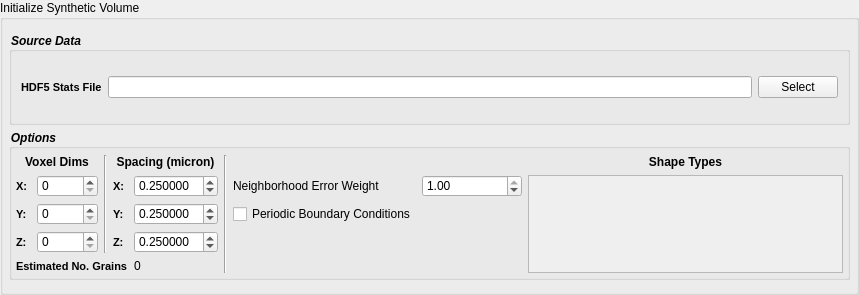
<?xml version="1.0" encoding="UTF-8"?>
<ui version="4.0">
 <class>QInitializeSyntheticVolumeWidget</class>
 <widget class="QFilterWidget" name="QInitializeSyntheticVolumeWidget">
  <property name="geometry">
   <rect>
    <x>0</x>
    <y>0</y>
    <width>859</width>
    <height>295</height>
   </rect>
  </property>
  <property name="windowTitle">
   <string>GroupBox</string>
  </property>
  <property name="title">
   <string>Initialize Synthetic Volume</string>
  </property>
  <property name="flat">
   <bool>false</bool>
  </property>
  <layout class="QGridLayout" name="gridLayout">
   <property name="leftMargin">
    <number>6</number>
   </property>
   <property name="topMargin">
    <number>12</number>
   </property>
   <property name="rightMargin">
    <number>6</number>
   </property>
   <property name="bottomMargin">
    <number>12</number>
   </property>
   <property name="spacing">
    <number>4</number>
   </property>
   <item row="0" column="0">
    <widget class="QGroupBox" name="groupBox_3">
     <property name="minimumSize">
      <size>
       <width>0</width>
       <height>0</height>
      </size>
     </property>
     <property name="font">
      <font>
       <pointsize>-1</pointsize>
       <weight>75</weight>
       <italic>true</italic>
       <bold>true</bold>
      </font>
     </property>
     <property name="styleSheet">
      <string notr="true">QGroupBox 
{
	font-style: italic;font-weight: bold;
font-size: 12px;
}</string>
     </property>
     <property name="title">
      <string>Source Data</string>
     </property>
     <layout class="QHBoxLayout" name="horizontalLayout">
      <item>
       <widget class="QLabel" name="label_11">
        <property name="styleSheet">
         <string notr="true">QLabel {
font-weight: bold;
font-size: 11px;
}</string>
        </property>
        <property name="text">
         <string>HDF5 Stats File</string>
        </property>
       </widget>
      </item>
      <item>
       <widget class="QFSDropLineEdit" name="m_InputFile"/>
      </item>
      <item>
       <widget class="QPushButton" name="m_InputFileBtn">
        <property name="text">
         <string>Select</string>
        </property>
       </widget>
      </item>
     </layout>
    </widget>
   </item>
   <item row="1" column="0">
    <widget class="QGroupBox" name="groupBox_2">
     <property name="font">
      <font>
       <pointsize>-1</pointsize>
       <weight>75</weight>
       <italic>true</italic>
       <bold>true</bold>
      </font>
     </property>
     <property name="styleSheet">
      <string notr="true">QGroupBox 
{
	font-style: italic;font-weight: bold;
font-size: 12px;
}</string>
     </property>
     <property name="title">
      <string>Options</string>
     </property>
     <layout class="QVBoxLayout" name="verticalLayout_6">
      <property name="spacing">
       <number>6</number>
      </property>
      <property name="leftMargin">
       <number>4</number>
      </property>
      <property name="topMargin">
       <number>6</number>
      </property>
      <property name="rightMargin">
       <number>4</number>
      </property>
      <property name="bottomMargin">
       <number>4</number>
      </property>
      <item>
       <layout class="QGridLayout" name="gridLayout_7">
        <item row="1" column="0">
         <widget class="QLabel" name="label">
          <property name="styleSheet">
           <string notr="true">QLabel {
font-weight: bold;
font-size: 11px;
}</string>
          </property>
          <property name="text">
           <string>X:</string>
          </property>
         </widget>
        </item>
        <item row="2" column="0">
         <widget class="QLabel" name="label_6">
          <property name="styleSheet">
           <string notr="true">QLabel {
font-weight: bold;
font-size: 11px;
}</string>
          </property>
          <property name="text">
           <string>Y:</string>
          </property>
         </widget>
        </item>
        <item row="3" column="0">
         <widget class="QLabel" name="label_7">
          <property name="styleSheet">
           <string notr="true">QLabel {
font-weight: bold;
font-size: 11px;
}</string>
          </property>
          <property name="text">
           <string>Z:</string>
          </property>
         </widget>
        </item>
        <item row="3" column="1">
         <widget class="QSpinBox" name="m_ZPoints">
          <property name="maximum">
           <number>10000</number>
          </property>
         </widget>
        </item>
        <item row="2" column="1">
         <widget class="QSpinBox" name="m_YPoints">
          <property name="maximum">
           <number>10000</number>
          </property>
         </widget>
        </item>
        <item row="1" column="1">
         <widget class="QSpinBox" name="m_XPoints">
          <property name="maximum">
           <number>10000</number>
          </property>
         </widget>
        </item>
        <item row="1" column="3">
         <widget class="QLabel" name="label_15">
          <property name="styleSheet">
           <string notr="true">QLabel {
font-weight: bold;
font-size: 11px;
}</string>
          </property>
          <property name="text">
           <string>X:</string>
          </property>
         </widget>
        </item>
        <item row="2" column="3">
         <widget class="QLabel" name="label_18">
          <property name="styleSheet">
           <string notr="true">QLabel {
font-weight: bold;
font-size: 11px;
}</string>
          </property>
          <property name="text">
           <string>Y:</string>
          </property>
         </widget>
        </item>
        <item row="3" column="3">
         <widget class="QLabel" name="label_16">
          <property name="styleSheet">
           <string notr="true">QLabel {
font-weight: bold;
font-size: 11px;
}</string>
          </property>
          <property name="text">
           <string>Z:</string>
          </property>
         </widget>
        </item>
        <item row="1" column="4">
         <widget class="QDoubleSpinBox" name="m_XResolution">
          <property name="decimals">
           <number>6</number>
          </property>
          <property name="singleStep">
           <double>0.250000000000000</double>
          </property>
          <property name="value">
           <double>0.250000000000000</double>
          </property>
         </widget>
        </item>
        <item row="2" column="4">
         <widget class="QDoubleSpinBox" name="m_ZResolution">
          <property name="decimals">
           <number>6</number>
          </property>
          <property name="singleStep">
           <double>0.250000000000000</double>
          </property>
          <property name="value">
           <double>0.250000000000000</double>
          </property>
         </widget>
        </item>
        <item row="3" column="4">
         <widget class="QDoubleSpinBox" name="m_YResolution">
          <property name="decimals">
           <number>6</number>
          </property>
          <property name="singleStep">
           <double>0.250000000000000</double>
          </property>
          <property name="value">
           <double>0.250000000000000</double>
          </property>
         </widget>
        </item>
        <item row="1" column="8" rowspan="4">
         <widget class="QScrollArea" name="m_ShapeTypeScrollArea">
          <property name="minimumSize">
           <size>
            <width>250</width>
            <height>0</height>
           </size>
          </property>
          <property name="widgetResizable">
           <bool>true</bool>
          </property>
          <widget class="QWidget" name="m_ShapeTypeScrollContents">
           <property name="geometry">
            <rect>
             <x>0</x>
             <y>0</y>
             <width>248</width>
             <height>121</height>
            </rect>
           </property>
           <layout class="QFormLayout" name="formLayout_2">
            <property name="fieldGrowthPolicy">
             <enum>QFormLayout::FieldsStayAtSizeHint</enum>
            </property>
            <property name="horizontalSpacing">
             <number>6</number>
            </property>
            <property name="verticalSpacing">
             <number>6</number>
            </property>
            <property name="margin">
             <number>4</number>
            </property>
           </layout>
          </widget>
         </widget>
        </item>
        <item row="0" column="0" colspan="2">
         <widget class="QLabel" name="label_19">
          <property name="font">
           <font>
            <pointsize>-1</pointsize>
            <weight>75</weight>
            <bold>true</bold>
           </font>
          </property>
          <property name="styleSheet">
           <string notr="true">QLabel {
font-weight: bold;
font-size: 12px;
}</string>
          </property>
          <property name="text">
           <string>Voxel Dims</string>
          </property>
          <property name="alignment">
           <set>Qt::AlignCenter</set>
          </property>
         </widget>
        </item>
        <item row="0" column="3" colspan="2">
         <widget class="QLabel" name="label_20">
          <property name="font">
           <font>
            <pointsize>-1</pointsize>
            <weight>75</weight>
            <bold>true</bold>
           </font>
          </property>
          <property name="styleSheet">
           <string notr="true">QLabel {
font-weight: bold;
font-size: 12px;
}</string>
          </property>
          <property name="text">
           <string>Spacing (micron)</string>
          </property>
          <property name="alignment">
           <set>Qt::AlignCenter</set>
          </property>
         </widget>
        </item>
        <item row="0" column="8">
         <widget class="QLabel" name="label_171">
          <property name="font">
           <font>
            <pointsize>-1</pointsize>
            <weight>75</weight>
            <bold>true</bold>
           </font>
          </property>
          <property name="styleSheet">
           <string notr="true">QLabel {
font-weight: bold;
font-size: 12px;
}</string>
          </property>
          <property name="text">
           <string>Shape Types</string>
          </property>
          <property name="alignment">
           <set>Qt::AlignCenter</set>
          </property>
         </widget>
        </item>
        <item row="4" column="0" colspan="4">
         <widget class="QLabel" name="label_9">
          <property name="styleSheet">
           <string>QLabel {
font-weight: bold;
font-size: 11px;
}</string>
          </property>
          <property name="text">
           <string>Estimated No. Grains</string>
          </property>
         </widget>
        </item>
        <item row="4" column="4">
         <widget class="QLabel" name="m_EstimatedGrains">
          <property name="text">
           <string>0</string>
          </property>
         </widget>
        </item>
        <item row="1" column="7">
         <widget class="QDoubleSpinBox" name="m_NeighborhoodErrorWeight">
          <property name="minimumSize">
           <size>
            <width>100</width>
            <height>0</height>
           </size>
          </property>
          <property name="maximum">
           <double>1.000000000000000</double>
          </property>
          <property name="singleStep">
           <double>0.100000000000000</double>
          </property>
          <property name="value">
           <double>1.000000000000000</double>
          </property>
         </widget>
        </item>
        <item row="1" column="6">
         <widget class="QLabel" name="label_3">
          <property name="text">
           <string>Neighborhood Error Weight</string>
          </property>
         </widget>
        </item>
        <item row="2" column="6">
         <widget class="QCheckBox" name="m_PeriodicBoundaryConditions">
          <property name="text">
           <string>Periodic Boundary Conditions</string>
          </property>
         </widget>
        </item>
        <item row="0" column="5" rowspan="5">
         <widget class="Line" name="line">
          <property name="orientation">
           <enum>Qt::Vertical</enum>
          </property>
         </widget>
        </item>
        <item row="0" column="2" rowspan="4">
         <widget class="Line" name="line_2">
          <property name="lineWidth">
           <number>1</number>
          </property>
          <property name="orientation">
           <enum>Qt::Vertical</enum>
          </property>
         </widget>
        </item>
       </layout>
      </item>
     </layout>
    </widget>
   </item>
  </layout>
 </widget>
 <customwidgets>
  <customwidget>
   <class>QFSDropLineEdit</class>
   <extends>QLineEdit</extends>
   <header location="global">QFSDropLineEdit.h</header>
  </customwidget>
  <customwidget>
   <class>QFilterWidget</class>
   <extends>QGroupBox</extends>
   <header location="global">QFilterWidget.h</header>
   <container>1</container>
  </customwidget>
 </customwidgets>
 <resources>
  <include location="../../../../../Resources/icons/images/Icons.qrc"/>
 </resources>
 <connections/>
</ui>
